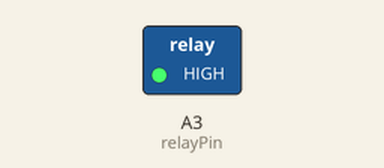
The sketch below on a simulated Arduino Uno, built with avr-gcc and run on an emulated ATmega328P. Shown: switched loads named in the sketch (green lamp = pin HIGH).

Above: at 2.5 s.
At 7.5 s:
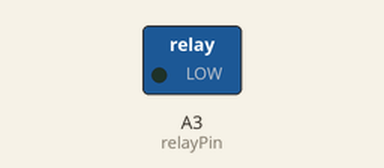
Timing chart, 0 to 13.0 s (numbered marks = the images above):
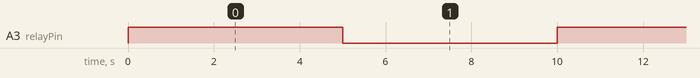

Measured:
- by itself, A3 (relayPin): alternates HIGH for 5.0 s and LOW for 5.0 s

The sketch:

Chicken_Feeder.ino
```cpp
// Define the pin for the relay
const int relayPin = A3;

void setup() {
  // Initialize the relay pin as an output
  pinMode(relayPin, OUTPUT);
}

void loop() {
  // Turn the relay on
  digitalWrite(relayPin, HIGH);
  // Wait for 5 seconds
  delay(5000);

  // Turn the relay off
  digitalWrite(relayPin, LOW);
  // Wait for 5 seconds
  delay(5000);
}
```
